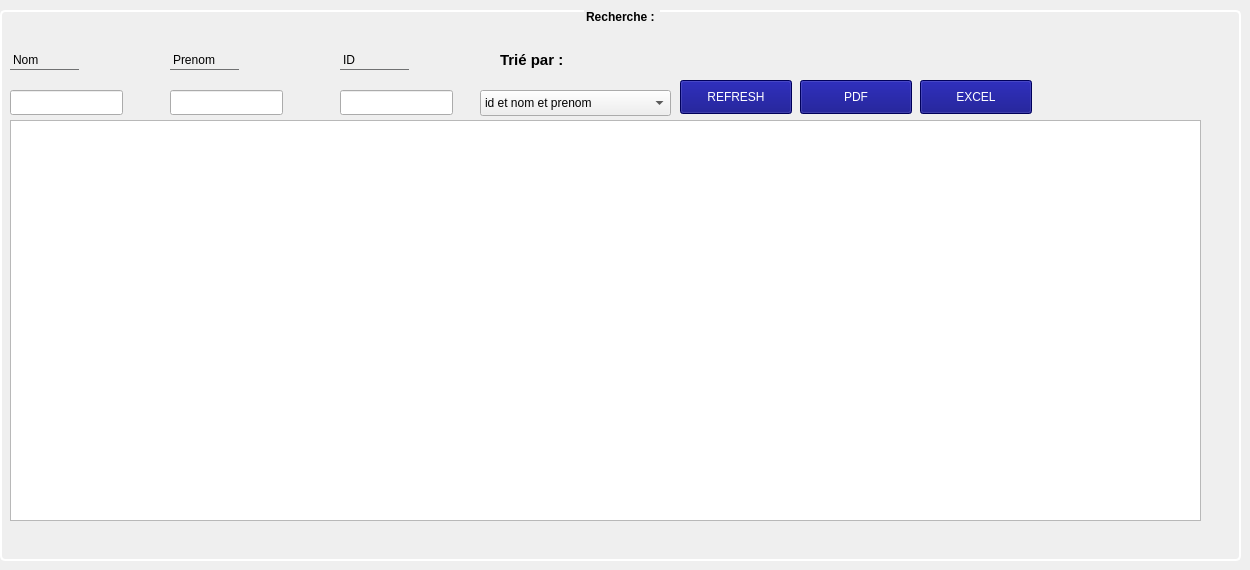
    <widget class="QWidget" name="tab_3">
     <attribute name="title">
      <string>Liste fournisseur</string>
     </attribute>
     <widget class="QLabel" name="label_17">
      <property name="geometry">
       <rect>
        <x>10</x>
        <y>50</y>
        <width>69</width>
        <height>20</height>
       </rect>
      </property>
      <property name="styleSheet">
       <string notr="true">border:none;
border-bottom:1px solid #707172;
background: transparent;</string>
      </property>
      <property name="text">
       <string>Nom</string>
      </property>
     </widget>
     <widget class="QLabel" name="label_18">
      <property name="geometry">
       <rect>
        <x>170</x>
        <y>50</y>
        <width>69</width>
        <height>20</height>
       </rect>
      </property>
      <property name="styleSheet">
       <string notr="true">border:none;
border-bottom:1px solid #707172;
background: transparent;</string>
      </property>
      <property name="text">
       <string>Prenom</string>
      </property>
     </widget>
     <widget class="QLineEdit" name="lineEdit">
      <property name="geometry">
       <rect>
        <x>170</x>
        <y>90</y>
        <width>113</width>
        <height>25</height>
       </rect>
      </property>
     </widget>
     <widget class="QLineEdit" name="lineEdit_2">
      <property name="geometry">
       <rect>
        <x>10</x>
        <y>90</y>
        <width>113</width>
        <height>25</height>
       </rect>
      </property>
     </widget>
     <widget class="QLabel" name="label_20">
      <property name="geometry">
       <rect>
        <x>340</x>
        <y>50</y>
        <width>69</width>
        <height>20</height>
       </rect>
      </property>
      <property name="styleSheet">
       <string notr="true">border:none;
border-bottom:1px solid #707172;
background: transparent;</string>
      </property>
      <property name="text">
       <string>ID</string>
      </property>
     </widget>
     <widget class="QLineEdit" name="lineEdit_3">
      <property name="geometry">
       <rect>
        <x>340</x>
        <y>90</y>
        <width>113</width>
        <height>25</height>
       </rect>
      </property>
     </widget>
     <widget class="QGroupBox" name="groupBox_5">
      <property name="geometry">
       <rect>
        <x>0</x>
        <y>10</y>
        <width>1241</width>
        <height>551</height>
       </rect>
      </property>
      <property name="styleSheet">
       <string notr="true">/*color: rgb(0, 0, 127);*/

QGroupBox {
	
   font: 10pt &quot;MS Shell Dlg 2&quot;;
font: bold;
text-align:center;
    border: 2px solid white;
    border-radius: 5px;
    margin-top: 1ex;
}

QGroupBox::title {
 
    subcontrol-position: top center; /* position at the top center */
  
}
</string>
      </property>
      <property name="title">
       <string>Recherche : </string>
      </property>
      <widget class="QTableView" name="tableViewf">
       <property name="geometry">
        <rect>
         <x>10</x>
         <y>110</y>
         <width>1191</width>
         <height>401</height>
        </rect>
       </property>
      </widget>
      <widget class="QPushButton" name="pushButton_pdf">
       <property name="geometry">
        <rect>
         <x>800</x>
         <y>70</y>
         <width>112</width>
         <height>34</height>
        </rect>
       </property>
       <property name="styleSheet">
        <string notr="true">color: rgb(255, 255, 255);
background-color: rgb(0, 0, 127);</string>
       </property>
       <property name="text">
        <string>PDF</string>
       </property>
      </widget>
      <widget class="QLabel" name="label_19">
       <property name="geometry">
        <rect>
         <x>500</x>
         <y>40</y>
         <width>91</width>
         <height>20</height>
        </rect>
       </property>
       <property name="styleSheet">
        <string notr="true">QLabel {
font-weight: bold;
font-size: 15px;
}</string>
       </property>
       <property name="text">
        <string>Trié par : </string>
       </property>
      </widget>
      <widget class="QComboBox" name="comboBox">
       <property name="geometry">
        <rect>
         <x>480</x>
         <y>80</y>
         <width>191</width>
         <height>26</height>
        </rect>
       </property>
       <item>
        <property name="text">
         <string>id et nom et prenom </string>
        </property>
       </item>
       <item>
        <property name="text">
         <string>id</string>
        </property>
       </item>
       <item>
        <property name="text">
         <string>prenom</string>
        </property>
       </item>
       <item>
        <property name="text">
         <string>nom</string>
        </property>
       </item>
      </widget>
      <widget class="QPushButton" name="excel_button">
       <property name="geometry">
        <rect>
         <x>920</x>
         <y>70</y>
         <width>112</width>
         <height>34</height>
        </rect>
       </property>
       <property name="styleSheet">
        <string notr="true">color: rgb(255, 255, 255);
background-color: rgb(0, 0, 127);</string>
       </property>
       <property name="text">
        <string>EXCEL</string>
       </property>
      </widget>
      <widget class="QPushButton" name="pushButton_3">
       <property name="geometry">
        <rect>
         <x>680</x>
         <y>70</y>
         <width>112</width>
         <height>34</height>
        </rect>
       </property>
       <property name="styleSheet">
        <string notr="true">color: rgb(255, 255, 255);
background-color: rgb(0, 0, 127);</string>
       </property>
       <property name="text">
        <string>REFRESH</string>
       </property>
      </widget>
      <widget class="QLabel" name="label_b2">
       <property name="geometry">
        <rect>
         <x>0</x>
         <y>0</y>
         <width>1251</width>
         <height>541</height>
        </rect>
       </property>
       <property name="text">
        <string/>
       </property>
      </widget>
      <zorder>label_b2</zorder>
      <zorder>tableViewf</zorder>
      <zorder>pushButton_pdf</zorder>
      <zorder>label_19</zorder>
      <zorder>comboBox</zorder>
      <zorder>excel_button</zorder>
      <zorder>pushButton_3</zorder>
     </widget>
     <zorder>groupBox_5</zorder>
     <zorder>label_17</zorder>
     <zorder>label_18</zorder>
     <zorder>lineEdit</zorder>
     <zorder>lineEdit_2</zorder>
     <zorder>label_20</zorder>
     <zorder>lineEdit_3</zorder>
    </widget>
